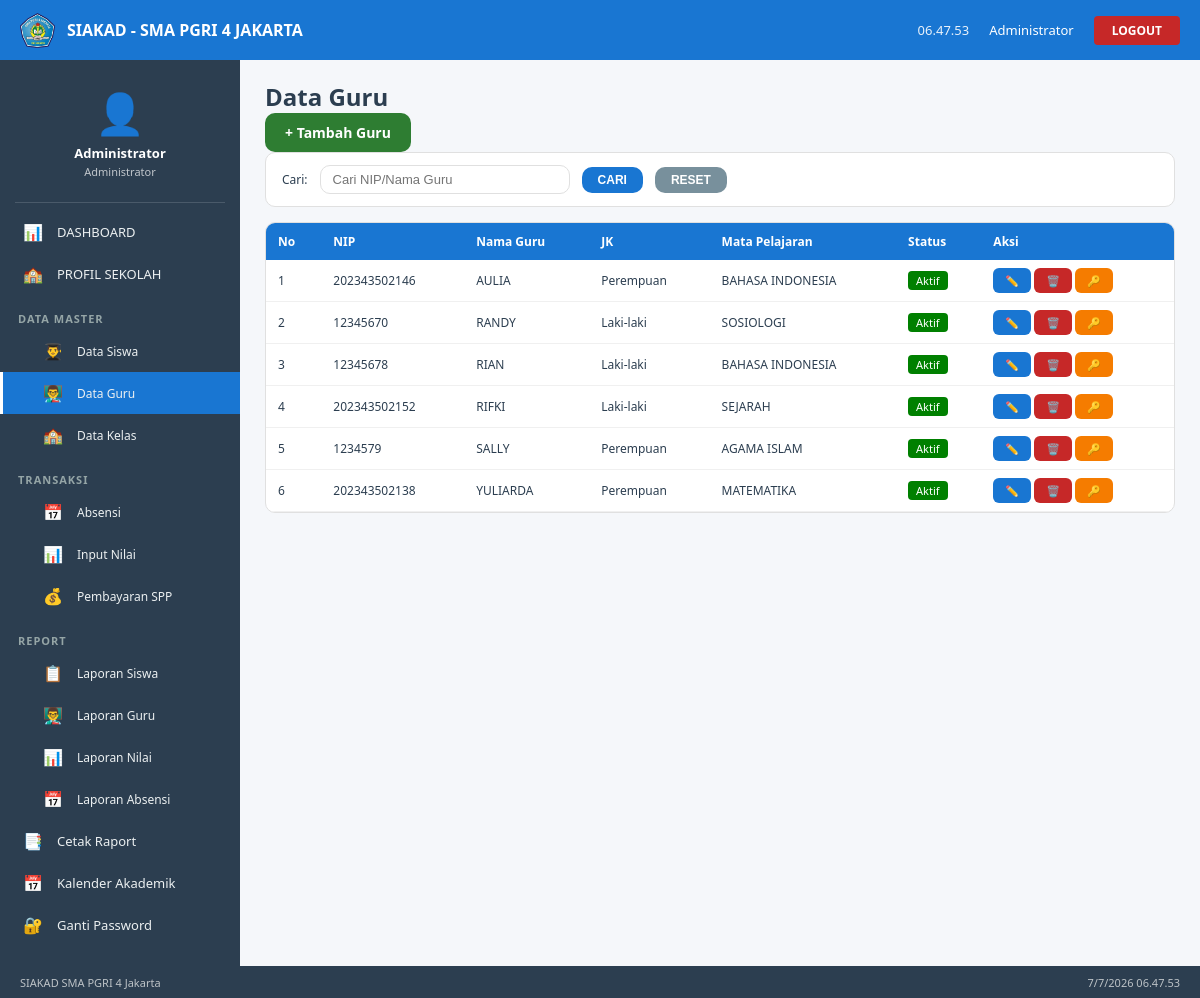
/guru/index.php (signed in), run on the app's committed database.
### tables this page shows
CREATE TABLE `tbl_guru` (
  `nip` varchar(20) NOT NULL,
  `jk` enum('Laki-laki','Perempuan') DEFAULT NULL,
  `nama_guru` varchar(100) NOT NULL,
  `mapel` varchar(50) NOT NULL,
  `password` varchar(255) DEFAULT md5('guru123'),
  `last_login` datetime DEFAULT NULL,
  `status` enum('aktif','nonaktif') DEFAULT 'aktif'
);

### guru/index.php (the view, shortened to what this page needs)
<?php
include '../config/koneksi.php';
include '../includes/header.php';
$result = mysqli_query($conn, "SELECT * FROM tbl_guru ORDER BY nama_guru");
?>
<div class="page-header">
    <h2>Data Guru</h2>
    <a href="tambah.php" class="btn btn-success">+ Tambah Guru</a>
</div>
<div class="filter-bar">
    <label>Cari:</label>
    <input type="text" id="searchInput" class="form-control" placeholder="Cari NIP/Nama Guru" style="width:250px;">
    <button class="btn btn-primary" onclick="filterData()">CARI</button>
    <button class="btn btn-secondary" onclick="resetFilter()">RESET</button>
</div>
<div class="table-container">
    <table class="table" id="guruTable">
        <thead>
            <tr>
                <th>No</th>
                <th>NIP</th>
                <th>Nama Guru</th>
                <th>JK</th>
                <th>Mata Pelajaran</th>
                <th>Status</th>
                <th>Aksi</th>
            </tr>
        </thead>
        <tbody>
            <?php
            $no = 1;
            while ($row = mysqli_fetch_assoc($result)):
            ?>
            <tr>
                <td><?php echo $no++; ?></td>
                <td><?php echo $row['nip']; ?></td>
                <td><?php echo $row['nama_guru']; ?></td>
                <td><?php echo $row['jk']; ?></td>
                <td><?php echo $row['mapel']; ?></td>
                <td>
                    <?php
                    $status = $row['status'] ?? 'aktif';
                    $bg = $status == 'aktif' ? 'green' : 'red';
                    echo "<span style='background:$bg;color:white;padding:2px 8px;border-radius:4px;font-size:11px;'>".ucfirst($status)."</span>";
                    ?>
                </td>
                <td>
                    <a href="edit.php?id=<?php echo $row['nip']; ?>" class="btn btn-primary btn-sm">✏️</a>
                    <a href="hapus.php?id=<?php echo $row['nip']; ?>" class="btn btn-danger btn-sm" onclick="return confirm('Yakin hapus data guru ini?')">🗑️</a>
                    <a href="reset_password.php?id=<?php echo $row['nip']; ?>" class="btn btn-warning btn-sm" onclick="return confirm('Reset password ke default (guru123)?')">🔑</a>
                </td>
            </tr>
            <?php endwhile; ?>
        </tbody>
    </table>
</div>
<?php include '../includes/footer.php'; ?>

### includes/header.php (shortened to what this page needs)
<!DOCTYPE html>
<html lang="id">
<head>
    <link rel="stylesheet" href="../assets/css/style.css">
</head>
<body>
    <div class="app-container">
        <nav class="navbar">
            <div class="navbar-left">
                <img src="../assets/img/smapgri4.png" alt="Logo" class="logo-small">
                <span class="app-title">SIAKAD - SMA PGRI 4 JAKARTA</span>
            </div>
            <div class="navbar-right">
                <span class="clock" id="clock"></span>
                <span class="user-name"><?php echo $_SESSION['nama'] ?? 'Guest'; ?></span>
                <a href="../auth/logout.php" class="btn-logout">LOGOUT</a>
            </div>
        </nav>
        <div class="main-content">
            <div class="sidebar">
                <?php include 'sidebar.php'; ?>
            </div>
            <div class="content">

### includes/sidebar.php
<?php
$role = $_SESSION['role'] ?? null;
?>
<div class="sidebar-menu">
    <div class="profile-section">
        <div class="avatar">👤</div>
        <div class="user-role"><?php echo $role === 'admin' ? 'Administrator' : ($role === 'guru' ? 'Guru' : 'Guest'); ?></div>
        <div class="user-name-sidebar"><?php echo $_SESSION['nama'] ?? 'SMA PGRI 4 Jakarta'; ?></div>
    </div>
    <hr>
    <a href="../dashboard/" class="menu-item <?php echo strpos($_SERVER['REQUEST_URI'], 'dashboard') !== false ? 'active' : ''; ?>">
        <span class="menu-icon">📊</span> DASHBOARD
    </a>
    <a href="../profil/" class="menu-item <?php echo strpos($_SERVER['REQUEST_URI'], 'profil') !== false ? 'active' : ''; ?>">
        <span class="menu-icon">🏫</span> PROFIL SEKOLAH
    </a>
    <?php if ($role === 'admin'): ?>
    <div class="menu-category">
        <div class="category-header">DATA MASTER</div>
        <a href="../siswa/" class="menu-item sub-menu <?php echo strpos($_SERVER['REQUEST_URI'], 'siswa') !== false ? 'active' : ''; ?>">
            <span class="menu-icon">👨‍🎓</span> Data Siswa
        </a>
        <a href="../guru/" class="menu-item sub-menu <?php echo strpos($_SERVER['REQUEST_URI'], 'guru') !== false ? 'active' : ''; ?>">
            <span class="menu-icon">👨‍🏫</span> Data Guru
        </a>
        <a href="../kelas/" class="menu-item sub-menu <?php echo strpos($_SERVER['REQUEST_URI'], 'kelas') !== false ? 'active' : ''; ?>">
            <span class="menu-icon">🏫</span> Data Kelas
        </a>
    </div>
    <?php endif; ?>
    <?php if ($role === 'admin' || $role === 'guru'): ?>
    <div class="menu-category">
        <div class="category-header">TRANSAKSI</div>
        <a href="../absensi/" class="menu-item sub-menu <?php echo strpos($_SERVER['REQUEST_URI'], 'absensi') !== false ? 'active' : ''; ?>">
            <span class="menu-icon">📅</span> Absensi
        </a>
        <a href="../nilai/" class="menu-item sub-menu <?php echo strpos($_SERVER['REQUEST_URI'], 'nilai') !== false ? 'active' : ''; ?>">
            <span class="menu-icon">📊</span> Input Nilai
        </a>
        <?php if ($role === 'admin'): ?>
        <a href="../pembayaran/" class="menu-item sub-menu <?php echo strpos($_SERVER['REQUEST_URI'], 'pembayaran') !== false ? 'active' : ''; ?>">
            <span class="menu-icon">💰</span> Pembayaran SPP
        </a>
        <?php endif; ?>
    </div>
    <?php endif; ?>
    <?php if ($role === 'admin' || $role === 'guru' || $role === 'kepsek'): ?>
    <div class="menu-category">
        <div class="category-header">REPORT</div>
        <a href="../laporan/siswa.php" class="menu-item sub-menu <?php echo strpos($_SERVER['REQUEST_URI'], 'laporan/siswa') !== false ? 'active' : ''; ?>">
            <span class="menu-icon">📋</span> Laporan Siswa
        </a>
        <?php if ($role === 'admin' || $role === 'kepsek'): ?>
        <a href="../laporan/guru.php" class="menu-item sub-menu <?php echo strpos($_SERVER['REQUEST_URI'], 'laporan/guru') !== false ? 'active' : ''; ?>">
            <span class="menu-icon">👨‍🏫</span> Laporan Guru
        </a>
        <?php endif; ?>
        <a href="../laporan/nilai.php" class="menu-item sub-menu <?php echo strpos($_SERVER['REQUEST_URI'], 'laporan/nilai') !== false ? 'active' : ''; ?>">
            <span class="menu-icon">📊</span> Laporan Nilai
        </a>
        <a href="../laporan/absensi.php" class="menu-item sub-menu <?php echo strpos($_SERVER['REQUEST_URI'], 'laporan/absensi') !== false ? 'active' : ''; ?>">
            <span class="menu-icon">📅</span> Laporan Absensi
        </a>
    </div>
    <?php endif; ?>
    <?php if ($role === 'admin' || $role === 'guru'): ?>
    <a href="../laporan/raport.php" class="menu-item <?php echo strpos($_SERVER['REQUEST_URI'], 'laporan/raport') !== false ? 'active' : ''; ?>">
        <span class="menu-icon">📑</span> Cetak Raport
    </a>
    <?php endif; ?>
    <a href="../event/" class="menu-item <?php echo strpos($_SERVER['REQUEST_URI'], 'event') !== false ? 'active' : ''; ?>">
        <span class="menu-icon">📅</span> Kalender Akademik
    </a>
    <a href="../ganti_password/" class="menu-item <?php echo strpos($_SERVER['REQUEST_URI'], 'ganti_password') !== false ? 'active' : ''; ?>">
        <span class="menu-icon">🔐</span> Ganti Password
    </a>
</div>

### includes/footer.php (shortened to what this page needs)
            </div>
        </div>
        <footer class="footer">
            <span>SIAKAD SMA PGRI 4 Jakarta</span>
            <span id="footerClock"></span>
        </footer>
    </div>
</body>
</html>

### assets/css/style.css (style rules this page uses)
* { margin: 0; padding: 0; box-sizing: border-box; }
body { font-family: 'Segoe UI', Tahoma, Geneva, Verdana, sans-serif; background: #F5F7FA; color: #2C3E50; }
.app-container { display: flex; flex-direction: column; min-height: 100vh; }
.navbar { background: #1976D2; color: white; display: flex; justify-content: space-between; align-items: center; padding: 0 20px; height: 60px; flex-shrink: 0; }
.navbar-left { display: flex; align-items: center; gap: 12px; }
.logo-small { width: 35px; height: 35px; object-fit: contain; }
.app-title { font-size: 16px; font-weight: bold; }
.navbar-right { display: flex; align-items: center; gap: 20px; }
.clock { font-size: 13px; opacity: 0.9; }
.user-name { font-size: 13px; font-weight: 500; }
.btn-logout { background: #C62828; color: white; border: none; padding: 6px 18px; border-radius: 4px; cursor: pointer; font-size: 12px; font-weight: bold; text-decoration: none; transition: background 0.3s; }
.main-content { display: flex; flex: 1; }
.sidebar { width: 240px; background: #2C3E50; color: white; flex-shrink: 0; overflow-y: auto; height: auto; position: sticky; top: 60px; }
.sidebar-menu { padding: 10px 0 20px; }
.profile-section { text-align: center; padding: 15px 10px; }
.avatar { font-size: 40px; }
.user-role { font-size: 13px; font-weight: bold; margin-top: 4px; }
.user-name-sidebar { font-size: 11px; opacity: 0.7; margin-top: 2px; }
.sidebar-menu hr { border: none; border-top: 1px solid #4A5A6A; margin: 8px 15px; }
.menu-item { display: flex; align-items: center; gap: 12px; padding: 10px 18px; color: #ECF0F1; text-decoration: none; font-size: 13px; transition: background 0.2s; border-left: 3px solid transparent; }
.menu-item.active { background: #1976D2; border-left-color: white; }
.menu-icon { font-size: 16px; width: 24px; text-align: center; }
.menu-category { margin-top: 8px; }
.category-header { font-size: 11px; font-weight: bold; color: #95A5A6; padding: 8px 18px 4px; text-transform: uppercase; letter-spacing: 1px; }
.sub-menu { padding-left: 38px; font-size: 12px; }
.content { flex: 1; padding: 20px 25px; background: #F5F7FA; overflow-y: auto; }
.footer { background: #2C3E50; color: #BDC3C7; padding: 8px 20px; display: flex; justify-content: space-between; font-size: 11px; flex-shrink: 0; height: 32px; align-items: center; }
.form-control { width: 100%; padding: 10px 14px; border: 1px solid #E0E0E0; border-radius: 10px; font-size: 13px; transition: border-color 0.3s; background: white; }
.btn { padding: 10px 20px; border: none; border-radius: 10px; font-size: 14px; font-weight: bold; cursor: pointer; transition: background 0.3s; text-decoration: none; display: inline-block; text-align: center; }
.btn-primary { background: #1976D2; color: white; }
.btn-success { background: #2E7D32; color: white; }
.btn-danger { background: #C62828; color: white; }
.btn-warning { background: #F57C00; color: white; }
.btn-secondary { background: #78909C; color: white; }
.btn-sm { padding: 5px 12px; font-size: 11px; border-radius: 6px; }
.table-container { overflow-x: auto; background: white; border-radius: 10px; border: 1px solid #E0E0E0; margin-top: 15px; }
.table { width: 100%; border-collapse: collapse; font-size: 12px; }
.table th { background: #1976D2; color: white; padding: 10px 12px; text-align: left; font-weight: 600; white-space: nowrap; }
.table td { padding: 8px 12px; border-bottom: 1px solid #f0f0f0; }
.filter-bar { display: flex; flex-wrap: wrap; gap: 12px; align-items: center; background: white; padding: 12px 16px; border-radius: 10px; border: 1px solid #E0E0E0; margin-bottom: 15px; }
.filter-bar label { font-size: 12px; font-weight: 500; }
.filter-bar .form-control { width: auto; min-width: 150px; padding: 6px 12px; }
.filter-bar .btn { padding: 6px 16px; font-size: 12px; }

### data on the page
tbl_guru: nip "202343502146", nama_guru "AULIA", jk "Perempuan", mapel "BAHASA INDONESIA", status "Aktif"
tbl_guru: nip "12345670", nama_guru "RANDY", jk "Laki-laki", mapel "SOSIOLOGI", status "Aktif"
tbl_guru: nip "12345678", nama_guru "RIAN", jk "Laki-laki", mapel "BAHASA INDONESIA", status "Aktif"
tbl_guru: nip "202343502152", nama_guru "RIFKI", jk "Laki-laki", mapel "SEJARAH", status "Aktif"
tbl_guru: nip "1234579", nama_guru "SALLY", jk "Perempuan", mapel "AGAMA ISLAM", status "Aktif"
tbl_guru: nip "202343502138", nama_guru "YULIARDA", jk "Perempuan", mapel "MATEMATIKA", status "Aktif"

### other printed values
$_SESSION['nama'] "Administrator"
